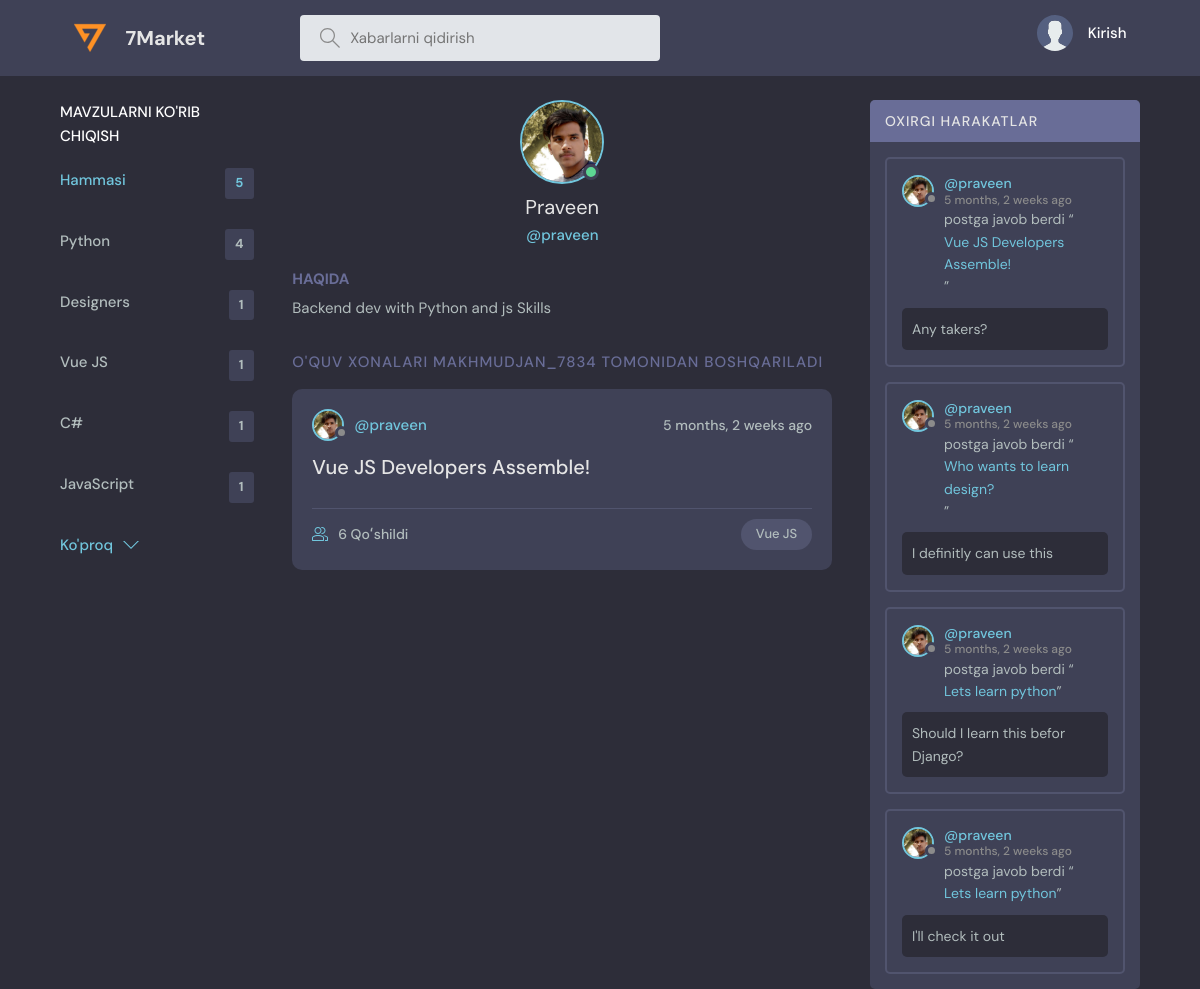
The app's page /profile/2/ with its own data.
### base/models.py (models this page shows, shortened)
class Topic(models.Model):
    name = models.CharField(max_length=200)

class User(AbstractUser):
    name = models.CharField(max_length=200, null=True)
    email = models.EmailField(unique=True, null=True)
    bio = models.TextField(null=True)
    avatar = models.ImageField(null=True, default="avatar.svg")
    USERNAME_FIELD = 'email'
    REQUIRED_FIELDS = []

class Room(models.Model):
    host = models.ForeignKey(User, on_delete=models.SET_NULL, null=True)
    topic = models.ForeignKey(Topic, on_delete=models.SET_NULL, null=True)
    name = models.CharField(max_length=200)
    description = models.TextField(null=True, blank=True)
    participants = models.ManyToManyField(
        User, related_name='participants', blank=True)
    updated = models.DateTimeField(auto_now=True)
    created = models.DateTimeField(auto_now_add=True)
    class Meta:
        ordering = ['-updated', '-created']
    def __str__(self):
        return self.name

class Message(models.Model):
    user = models.ForeignKey(User, on_delete=models.CASCADE)
    room = models.ForeignKey(Room, on_delete=models.CASCADE)
    body = models.TextField()
    updated = models.DateTimeField(auto_now=True)
    created = models.DateTimeField(auto_now_add=True)
    class Meta:
        ordering = ['-updated', '-created']

### base/views.py (the view)
# urls.py: path('profile/<str:pk>/', views.userProfile, name="user-profile"),
def userProfile(request, pk):
    user = User.objects.get(id=pk)
    rooms = user.room_set.all()
    room_messages = user.message_set.all()
    topics = Topic.objects.all()
    context = {'user': user, 'rooms': rooms,
               'room_messages': room_messages, 'topics': topics}
    return render(request, 'base/profile.html', context)

### base/templates/base/profile.html (shortened to what this page needs)
{% extends 'main.html' %}
{% block content %}
<main class="profile-page layout layout--3">
  <div class="container">
    {% include 'base/topics_component.html' %}
    <div class="roomList">
      <div class="profile">
        <div class="profile__avatar">
          <div class="avatar avatar--large active">
            <img src="{{user.avatar.url}}" />
          </div>
        </div>
        <div class="profile__info">
          <h3>{{user.name}}</h3>
          <p>@{{user.username}}</p>
        </div>
        <div class="profile__about">
          <h3>Haqida</h3>
          <p>
            {{user.bio}}
          </p>
        </div>
      </div>
      <div class="roomList__header">
        <div>
          <h2>O'quv xonalari makhmudjan_7834 tomonidan boshqariladi</a>
          </h2>
        </div>
      </div>
      {% include 'base/feed_component.html' %}
    </div>
    {% include 'base/activity_component.html' %}
  </div>
</main>
{% endblock content %}

### templates/main.html (shortened to what this page needs)
<!DOCTYPE html>
{% load static %}
<html lang="en">
<head>
    <link rel="stylesheet" href="{% static 'styles/style.css' %}" />
</head>
<body>
    {% include 'navbar.html' %}
    {% block content %}
    {% endblock %}
</body>
</html>

### templates/navbar.html (shortened to what this page needs)
{% load static %}
<header class="header header--loggedIn">
    <div class="container">
        <a href="{% url 'home' %}" class="header__logo">
            <img src="{% static 'images/favicon-32x32.png' %}" />
            <h1>7Market</h1>
        </a>
        <form class="header__search" method="GET" action="{% url 'home' %}">
            <label>
                <input name="q" placeholder="Xabarlarni qidirish" />
            </label>
        </form>
        <nav class="header__menu">
            {% if request.user.is_authenticated %}
            <div class="header__user">
                <a href="{% url 'update-user' %}">
                    <div class="avatar avatar--medium active">
                        <img src="{{request.user.avatar.url}}" />
                    </div>
                    <p>{{request.user.username}} <span>@{{request.user.username}}</span></p>
                </a>
                <button class="dropdown-button">
                    <svg version="1.1" xmlns="http://www.w3.org/2000/svg" width="32" height="32" viewBox="0 0 32 32">
                        <title>chevron pastga</title>
                        <path d="M16 21l-13-13h-3l16 16 16-16h-3l-13 13z"></path>
                    </svg>
                </button>
            </div>
            {% else %}
            <a href="{% url 'login' %}">
                <img src="{% static 'images/avatar.svg' %}" />
                <p>Kirish</p>
            </a>
            {% endif %}
        </nav>
    </div>
</header>

### base/templates/base/topics_component.html
<div class="topics">
    <div class="topics__header">
        <h2>Mavzularni ko'rib chiqish</h2>
    </div>
    <ul class="topics__list">
        <li>
            <a href="{% url 'home' %}" class="active">Hammasi <span>{{topics.count}}</span></a>
        </li>
        {% for topic in topics %}
        <li>
            <a href="{% url 'home' %}?q={{topic.name}}">{{topic.name}}<span>{{topic.room_set.all.count}}</span></a>
        </li>
        {% endfor %}
    </ul>
    <a class="btn btn--link" href="{% url 'topics' %}">
        Ko'proq
        <svg version="1.1" xmlns="http://www.w3.org/2000/svg" width="32" height="32" viewBox="0 0 32 32">
            <title>chevron pastga</title>
            <path d="M16 21l-13-13h-3l16 16 16-16h-3l-13 13z"></path>
        </svg>
    </a>
</div>

### base/templates/base/feed_component.html (shortened to what this page needs)
{% for room in rooms %}
<div class="roomListRoom">
    <div class="roomListRoom__header">
        <a href="{% url 'user-profile' room.host.id %}" class="roomListRoom__author">
            <div class="avatar avatar--small">
                <img src="{{room.host.avatar.url}}" />
            </div>
            <span>@{{room.host.username}}</span>
        </a>
        <div class="roomListRoom__actions">
            <span>{{room.created|timesince}} ago</span>
        </div>
    </div>
    <div class="roomListRoom__content">
        <a href="{% url 'room' room.id %}">{{room.name}}</a>
    </div>
    <div class="roomListRoom__meta">
        <a href="{% url 'room' room.id %}" class="roomListRoom__joined">
            {{room.participants.all.count}} Qoʻshildi
        </a>
        <p class="roomListRoom__topic">{{room.topic.name}}</p>
    </div>
</div>
{% endfor %}

### base/templates/base/activity_component.html (shortened to what this page needs)
<div class="activities">
    <div class="activities__header">
        <h2>Oxirgi harakatlar</h2>
    </div>
    {% for message in room_messages %}
    <div class="activities__box">
        <div class="activities__boxHeader roomListRoom__header">
            <a href="{% url 'user-profile' message.user.id %}" class="roomListRoom__author">
                <div class="avatar avatar--small">
                    <img src="{{message.user.avatar.url}}" />
                </div>
                <p>
                    @{{message.user.username}}
                    <span>{{message.created|timesince}} ago</span>
                </p>
            </a>
        </div>
        <div class="activities__boxContent">
            <p>postga javob berdi “<a href="{% url 'room' message.room.id %}">{{message.room}}</a>”</p>
            <div class="activities__boxRoomContent">{{message.body}}</div>
        </div>
    </div>
    {% endfor %}
</div>

### records on screen
Topic: name "Python", room_set.all.count "4"
Topic: name "Designers", room_set.all.count "1"
Topic: name "Vue JS", room_set.all.count "1"
Topic: name "C#", room_set.all.count "1"
Topic: name "JavaScript", room_set.all.count "1"
User: avatar (picture), name "Praveen", username "praveen", bio "Backend dev with Python and js Skills"
Room: host.avatar (picture), host.username "praveen", created "5 months, 2 weeks", name "Vue JS Developers Assemble!", participants.all.count "6", topic.name "Vue JS"
Message: user.avatar (picture), user.username "praveen", created "5 months, 2 weeks", room "Vue JS Developers Assemble!", body "Any takers?"
Message: user.avatar (picture), user.username "praveen", created "5 months, 2 weeks", room "Who wants to learn design?", body "I definitly can use this"
Message: user.avatar (picture), user.username "praveen", created "5 months, 2 weeks", room "Lets learn python", body "Should I learn this befor Django?"
Message: user.avatar (picture), user.username "praveen", created "5 months, 2 weeks", room "Lets learn python", body "I'll check it out"

### other values on screen
{{ topics.count }} "5"
